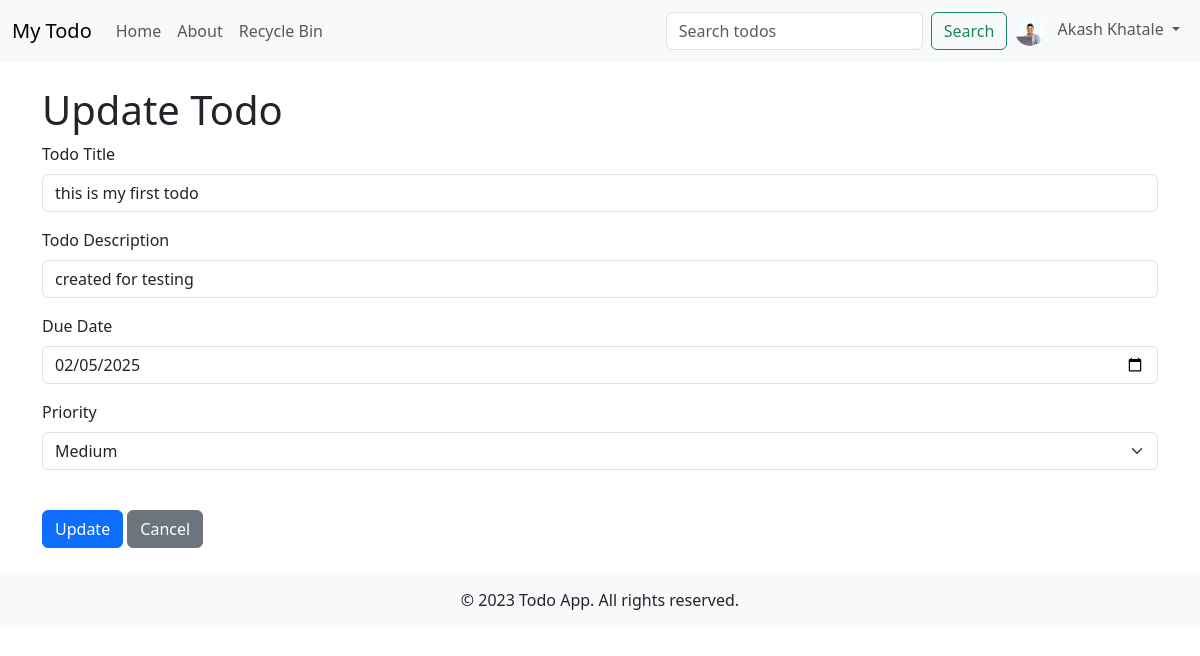
The app's page /update/1 (signed in), older data.
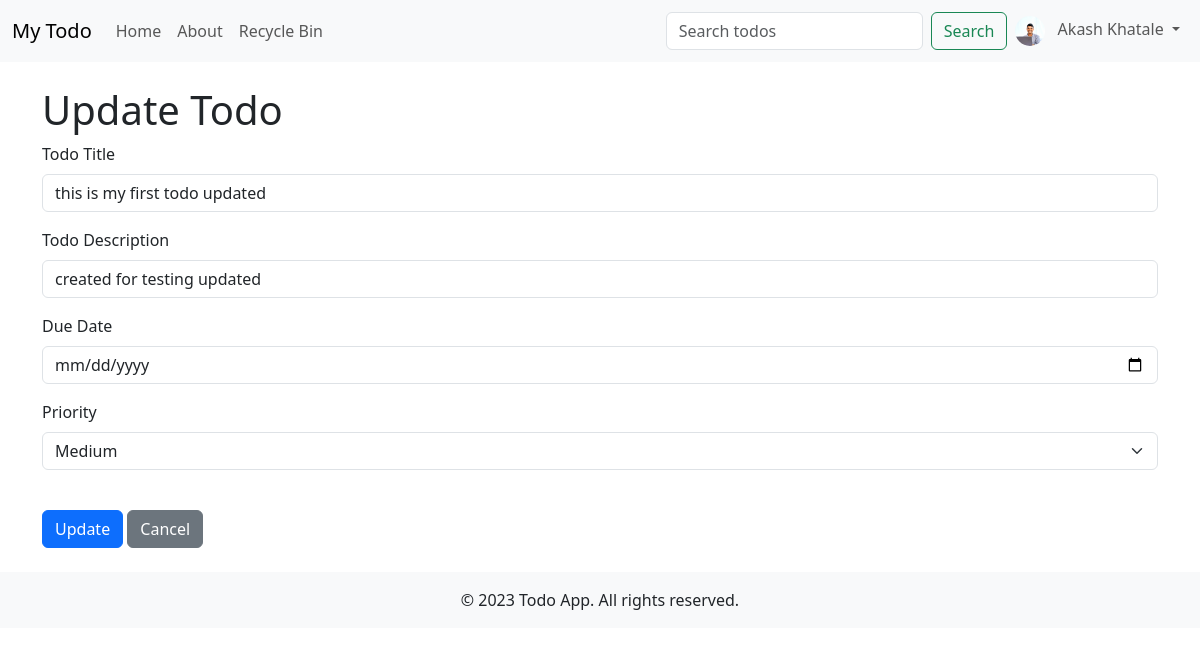
The same page, newer data.
### app.py (models this page shows)
class Todo(db.Model):
    sno = db.Column(db.Integer, primary_key=True)
    title = db.Column(db.String(200), nullable=False)
    desc = db.Column(db.String(500), nullable=False)
    date_created = db.Column(db.DateTime, default=datetime.utcnow)
    due_date = db.Column(db.DateTime, nullable=True)
    priority = db.Column(db.String(50), nullable=True)
    completed = db.Column(db.Boolean, default=False)
    deleted = db.Column(db.Boolean, default=False)
    user_id = db.Column(db.Integer, db.ForeignKey('user.id'), nullable=False)

### app.py (the view, shortened to what this page needs)
@app.route("/update/<int:sno>", methods=['GET', 'POST'])
@login_required
def update(sno):
    todo = Todo.query.filter_by(sno=sno, user_id=current_user.id).first()
    if not todo:
        flash("Todo not found.", "error")
        return redirect("/")
    return render_template("update.html", todo=todo)

### app.py (called while the page is built)
@login_manager.user_loader
def load_user(user_id):
    return User.query.get(int(user_id))

### templates/update.html (shortened to what this page needs)
{% extends "base.html" %}
{% block content %}
    <h1>Update Todo</h1>
    <form action="/update/{{ todo.sno }}" method="post">
        <div class="mb-3">
            <label for="todoTitle" class="form-label">Todo Title</label>
            <input type="text" class="form-control" name="title" id="todoTitle" value="{{ todo.title }}">
        </div>
        <div class="mb-3">
            <label for="todoDescription" class="form-label">Todo Description</label>
            <input type="text" class="form-control" name="desc" id="todoDescription" value="{{ todo.desc }}">
        </div>
        <div class="mb-3">
            <label for="todoDueDate" class="form-label">Due Date</label>
            <input type="date" class="form-control" name="due_date" id="todoDueDate"
                   value="{{ todo.due_date.strftime('%Y-%m-%d') if todo.due_date else '' }}">
        </div>
        <div class="mb-3">
            <label for="todoPriority" class="form-label">Priority</label>
            <select class="form-select" name="priority" id="todoPriority">
                <option value="Medium" {% if todo.priority == 'Medium' %}selected{% endif %}>Medium</option>
            </select>
        </div>
        <br>
        <button type="submit" class="btn btn-primary">Update</button>
        <a href="/" class="btn btn-secondary">Cancel</a>
    </form>
{% endblock %}

Row changes from the older to the newer data that the page shows:
changed Todo "Medium": title "this is my first todo" → "this is my first todo updated"; desc "created for testing" → "created for testing updated"; due_date "02/05/2025" → (not shown)
